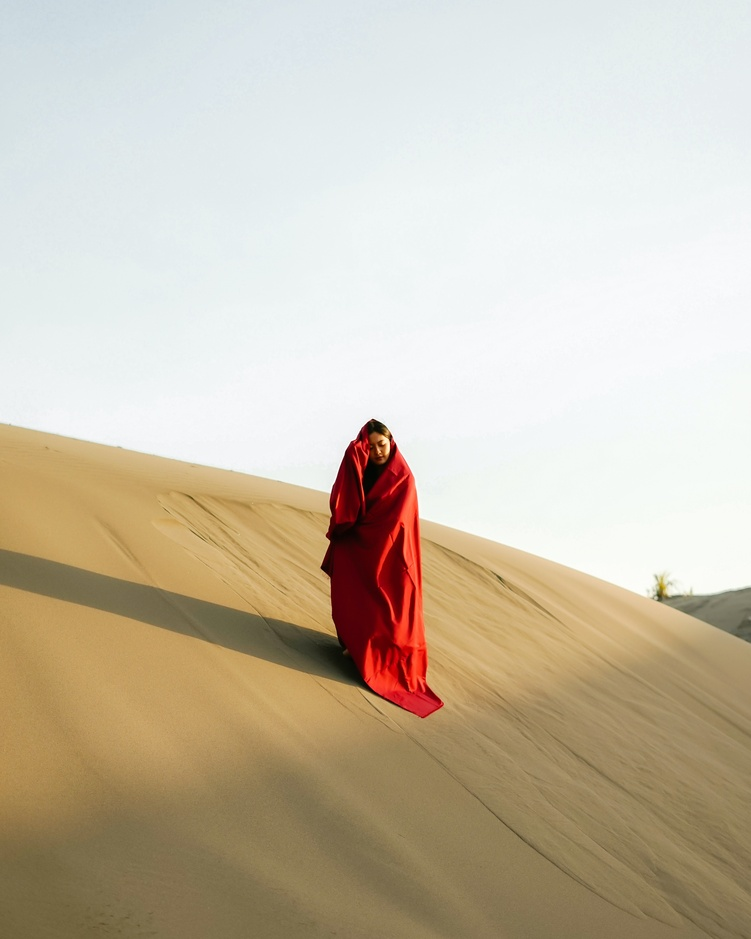
#> input picture Rafael/atividade4/resources/b.jpg, 751 x 939 px, shrunk from 3722 x 4652 before the run
$ python histogram.py resources/b.jpg
#> lines starting #> are read from the running program, lines starting #| are printed output that depends on the picture
import sys
import cv2
import numpy as np
from matplotlib import pyplot as plt, use
use('TkAgg')

if __name__ == '__main__':
    for filename in sys.argv[1:]:
        img = cv2.imread(filename)
#> img is the input picture: shape (939, 751, 3); mean B, G, R 170.4, 190, 201.1
        hsv_image = cv2.cvtColor(img, cv2.COLOR_BGR2HSV)
#> hsv_image: shape (939, 751, 3); mean H, S, V 61.1, 58.8, 204.9
        h_image = cv2.extractChannel(hsv_image, 0)
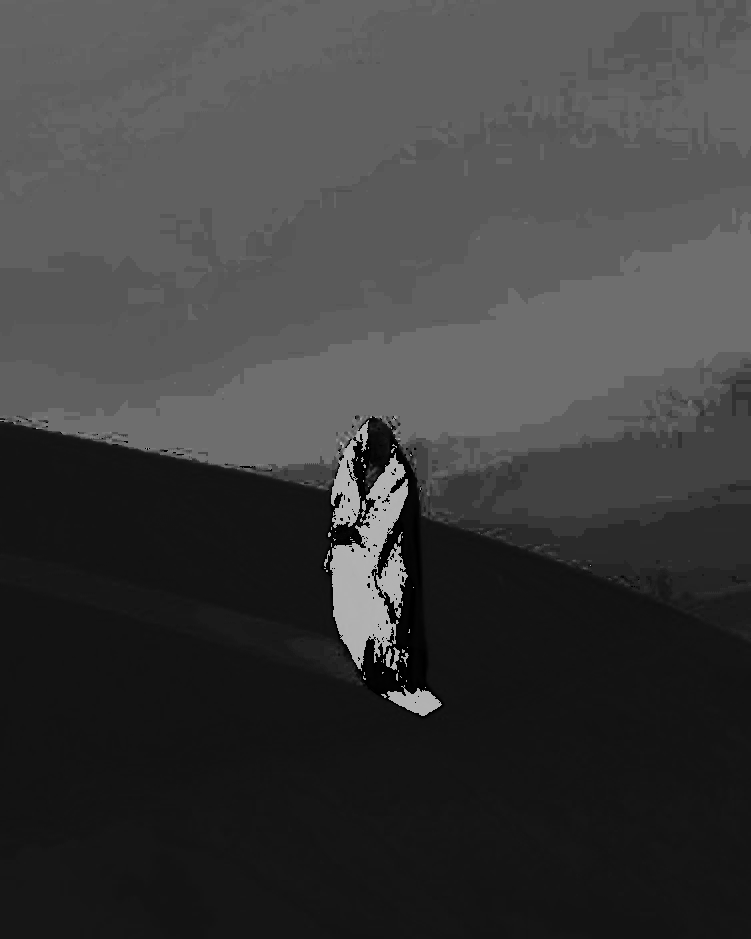
#> h_image: shape (939, 751); min 0, max 179, mean 61.1
        hist, bins = np.histogram(h_image.ravel(), 12, [0, 180]) # Compute the histogram
#> hist = [11266, 303044, 16940, 7834, 20014, 28391, 239194, 66577, 401, 32, 17, 11479]; bins = [0, 15, 30, 45, 60, 75, 90, 105, 120, 135, 150, 165, 180]
        plt.bar(np.arange(len(hist)), hist)
        plt.grid()
        plt.title(filename)
        plt.xlim([0, 12])
        plt.show()
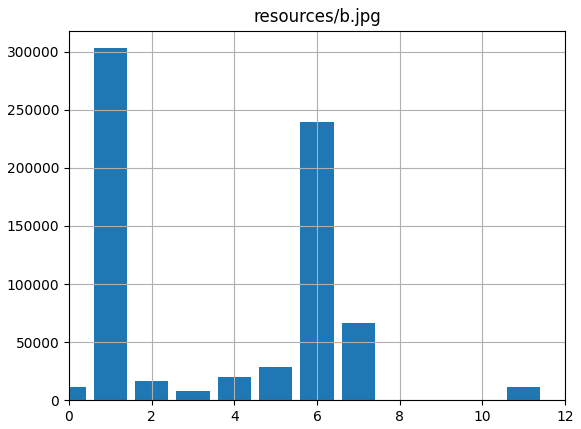
#> figure drawn by matplotlib, 1 panel; tallest bar 303044 high, from x = 0.6 to 1.4

$ run again, on Rafael/atividade4/resources/color_circle.jpeg
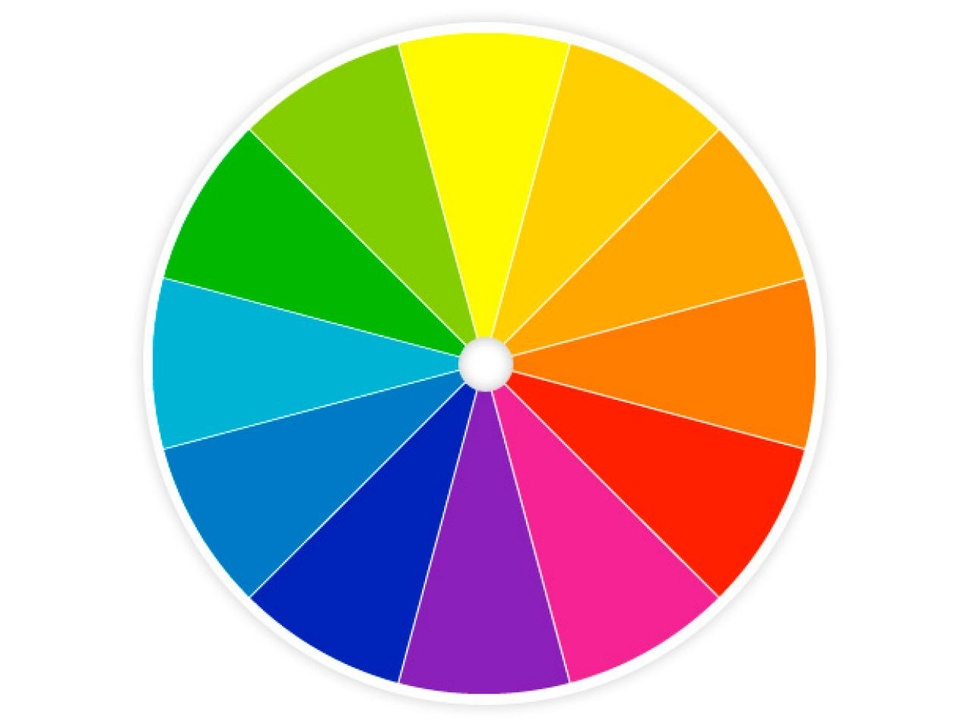
#> input picture Rafael/atividade4/resources/color_circle.jpeg, 970 x 727 px, shrunk from 1280 x 960 before the run
#> img is the input picture: shape (727, 970, 3); mean B, G, R 169.9, 195.3, 203.6
#> hsv_image: shape (727, 970, 3); mean H, S, V 35.7, 118.2, 239.5
#> `h_image = cv2.extractChannel(hsv_image, 0)`:
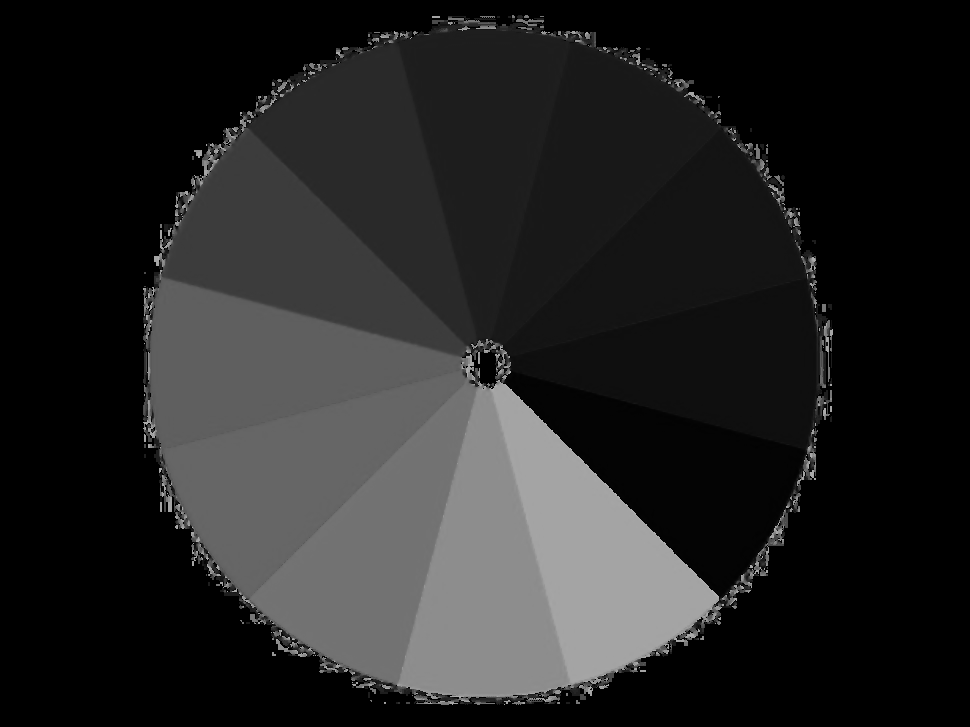
#> h_image: shape (727, 970); min 0, max 179, mean 35.7
#> hist = [367381, 109836, 39770, 3466, 28100, 3198, 59067, 29604, 2914, 29507, 29110, 3237]; bins = [0, 15, 30, 45, 60, 75, 90, 105, 120, 135, 150, 165, 180]
#> `plt.show()`:
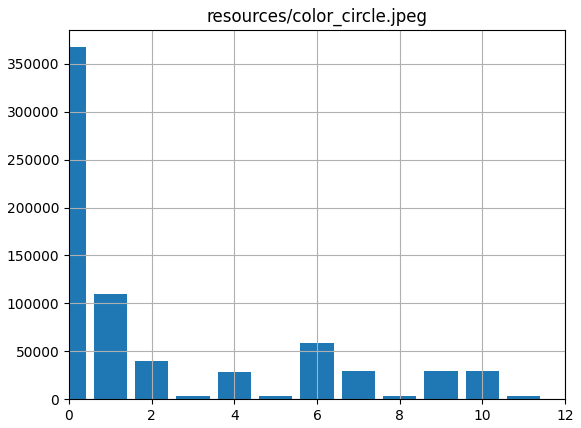
#> figure drawn by matplotlib, 1 panel; tallest bar 367381 high, from x = -0.4 to 0.4
